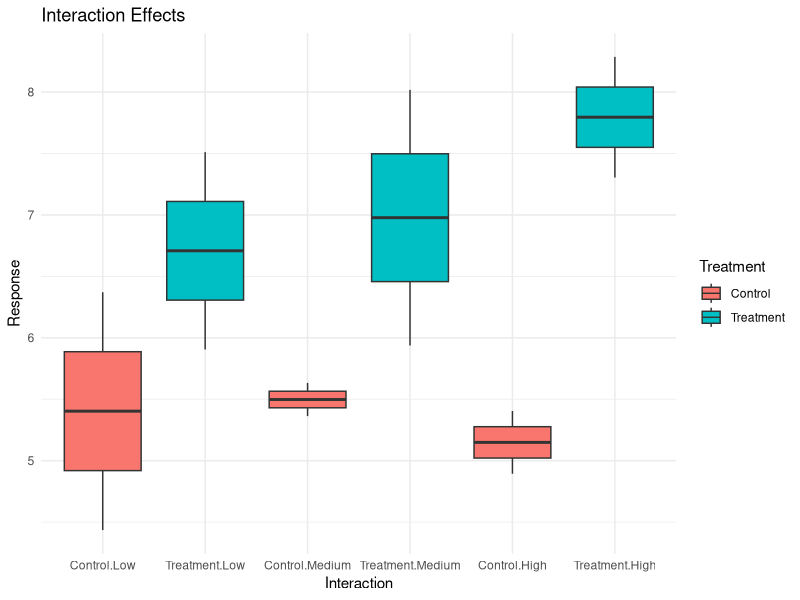

The R source for this figure:
## ---- chunk 1
# Define two factors
factor1 <- gl(2, 3, labels = c("Low", "High"))
factor2 <- gl(3, 1, 6, labels = c("A", "B", "C"))

# Combine factors using interaction
combined <- interaction(factor1, factor2)
print(combined)
## ---- chunk 2
# Example with custom separator
combined <- interaction(factor1, factor2, sep = "-")
print(combined)
## ---- chunk 3
# Create factors and response
set.seed(42)
treatment <- gl(2, 6, labels = c("Control", "Treatment"))
dose <- gl(3, 2, 12, labels = c("Low", "Medium", "High"))
response <- c(rnorm(6, 5), rnorm(6, 6))

# Combine factors
interaction_factor <- interaction(treatment, dose)

# Perform ANOVA
anova_model <- aov(response ~ treatment * dose)
summary(anova_model)
## ---- chunk 4
library(ggplot2)

# Create dataset
data <- data.frame(
    Treatment = treatment,
    Dose = dose,
    Response = response,
    Interaction = interaction(treatment, dose)
)

# Plot
ggplot(data, aes(x = Interaction, y = Response, fill = Treatment)) +
    geom_boxplot() +
    theme_minimal() +
    labs(title = "Interaction Effects", x = "Interaction", y = "Response")
## ---- chunk 5
interaction_factor <- interaction(treatment, dose, sep = "_")
print(interaction_factor)
## ---- chunk 6
anova_model <- aov(response ~ interaction(treatment, dose))
summary(anova_model)
